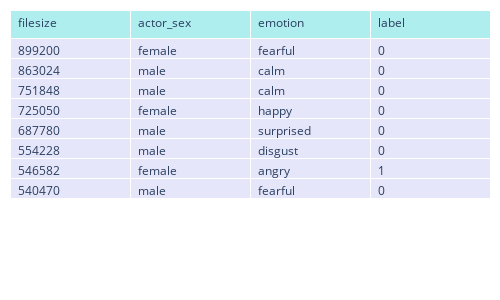

This figure's notebook cell:
### Code cell
# We can clearly see a few outliers there
# Let's look at z-scores
import plotly.graph_objects as go
zs = np.abs(stats.zscore(df['filesize']))
outliers = df[zs > 3].copy()
outliers.sort_values(by='filesize', inplace=True, ascending=False)


#print(outliers.style.hide(['filepath', 'sample_rate'], axis=1).to_string())
fig = go.Figure(data=[go.Table(
    header=dict(values=list(['filesize','actor_sex','emotion','label']),
                fill_color='paleturquoise',
                align='left'),
    cells=dict(values=[outliers.filesize,outliers.actor_sex,outliers.emotion,outliers.label],
               fill_color='lavender',
               align='left'))
])

fig.update_layout(
    autosize=False,
    width=500,
    height=300,margin=dict(
        l=10,
        r=10,
        b=10,
        t=10,
        pad=4
    ))

fig.show()

### Figure 1 — Plotly figure (JSON) as saved in the notebook; plotly's stock layout.template omitted (floating-point values rounded to 4 significant figures)
{"data": [{"cells": {"align": "left", "fill": {"color": "lavender"}, "values": [[899200, 863024, 751848, 725050, 687780, 554228, 546582, 540470], ["female", "male", "male", "female", "male", "male", "female", "male"], ["fearful", "calm", "calm", "happy", "surprised", "disgust", "angry", "fearful"], [0, 0, 0, 0, 0, 0, 1, 0]]}, "header": {"align": "left", "fill": {"color": "paleturquoise"}, "values": ["filesize", "actor_sex", "emotion", "label"]}, "type": "table"}], "layout": {"autosize": false, "height": 300, "margin": {"b": 10, "l": 10, "pad": 4, "r": 10, "t": 10}, "width": 500}}
